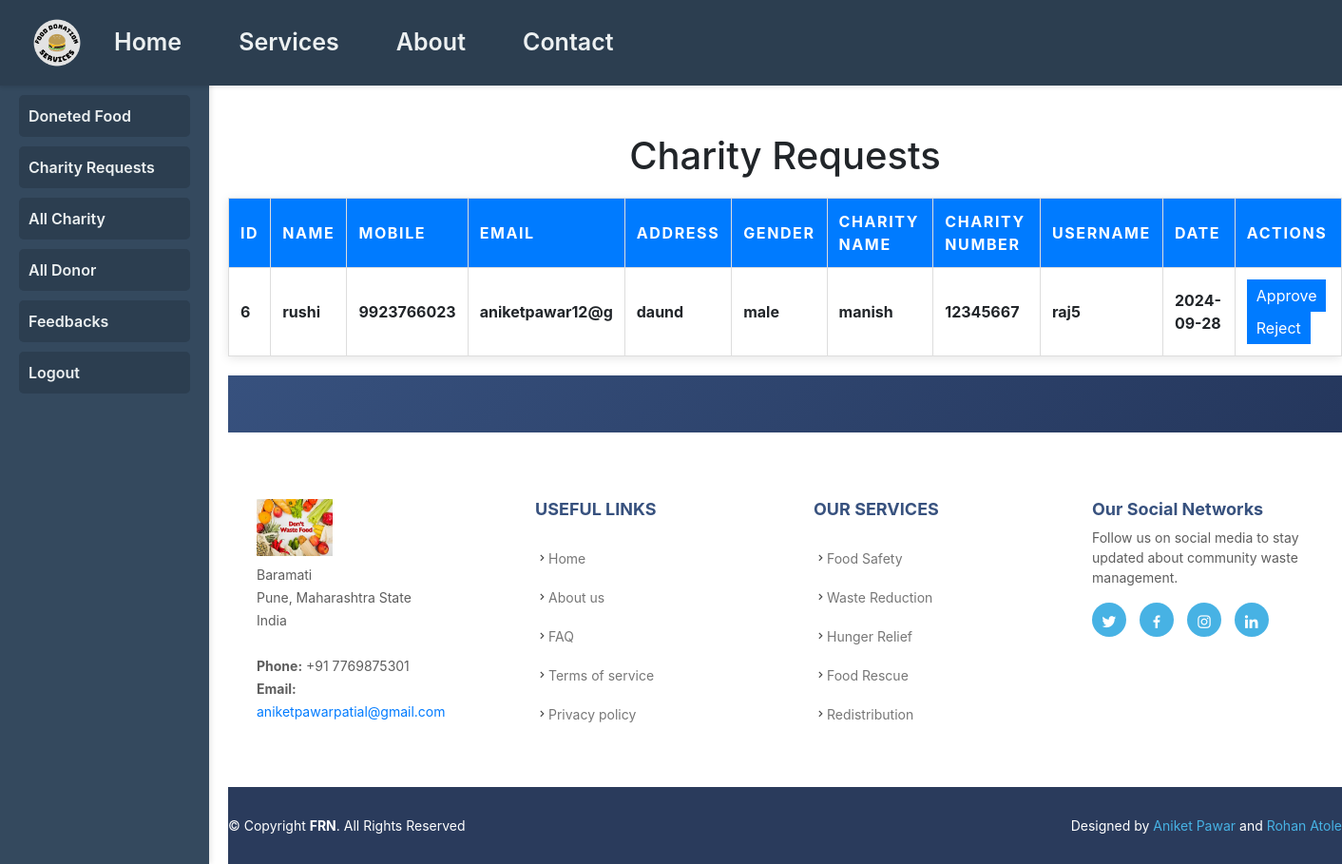
Page /admin/charityrequest.php (signed in) on the committed database.
### tables this page shows
CREATE TABLE `charity` (
  `id` int(11) NOT NULL,
  `name` varchar(100) NOT NULL,
  `mobile` varchar(15) NOT NULL,
  `email` varchar(15) NOT NULL,
  `address` varchar(255) NOT NULL,
  `gender` enum('male','female','other') NOT NULL,
  `charity_name` varchar(100) NOT NULL,
  `charity_number` char(8) NOT NULL,
  `username` varchar(50) NOT NULL,
  `password` varchar(255) NOT NULL,
  `date` date NOT NULL,
  `status` enum('pending','approved','rejected') DEFAULT 'pending'
);

### admin/charityrequest.php (the view, shortened to what this page needs)
<?php
@include 'header.php';
@include 'conn1.php';
$result = $conn->query("SELECT * FROM charity WHERE status ='pending'");
?>
<!DOCTYPE html>
<html lang="en">
<head>
</head>
<body>
    <main>
        <h1>Charity Requests</h1>
        <table>
            <thead>
                <tr>
                    <th>ID</th>
                    <th>Name</th>
                    <th>Mobile</th>
                    <th>Email</th>
                    <th>Address</th>
                    <th>Gender</th>
                    <th>Charity Name</th>
                    <th>Charity Number</th>
                    <th>Username</th>
                    <th>Date</th>
                    <th>Actions</th>
                </tr>
            </thead>
            <tbody>
                <?php while ($row = $result->fetch_assoc()): ?>
                <tr>
                    <td><strong><?php echo $row['id']; ?></strong></td>
                    <td><strong><?php echo $row['name']; ?></strong></td>
                    <td><strong><?php echo $row['mobile']; ?></strong></td>
                    <td><strong><?php echo $row['email']; ?></strong></td>
                    <td><strong><?php echo $row['address']; ?></strong></td>
                    <td><strong><?php echo $row['gender']; ?></strong></td>
                    <td><strong><?php echo $row['charity_name']; ?></strong></td>
                    <td><strong><?php echo $row['charity_number']; ?></strong></td>
                    <td><strong><?php echo $row['username']; ?></strong></td>
                    <td><strong><?php echo $row['date']; ?></strong></td>
                    <td>
                        <form method="POST" style="display:inline;">
                            <button type="submit" name="approve" onclick="return confirm('Are you sure you want to approve this charity?');">Approve</button>
                        </form>
                        <form method="POST" style="display:inline;">
                            <button type="submit" name="delete" onclick="return confirm('Are you sure you want to reject this charity?');">Reject</button>
                        </form>
                    </td>
                </tr>
                <?php endwhile; ?>
            </tbody>
        </table>
        <div class="footer">
    <?php @include'footer.php'; ?>
    </div>
    </main>
</body>
</html>

### admin/header.php (style rules this page uses)
body { margin: 0; font-family: 'Segoe UI', Tahoma, Geneva, Verdana, sans-serif; display: flex; min-height: 100vh; flex-direction: column; background-color: #f9f9f9; }
main { margin-left: 240px; padding: 0px; margin-top: 70px; }

### admin/charityrequest.php (style rules this page uses)
h1 { text-align: center; }
table { width: 100%; border-collapse: collapse; margin: 20px 0; box-shadow: 0 2px 10px rgba(0, 0, 0, 0.1); }
th, td { padding: 12px; text-align: left; border: 1px solid #ddd; }
th { background-color: #007BFF; color: white; text-transform: uppercase; letter-spacing: 0.1em; }
button { padding: 5px 10px; margin: 0 5px; border: none; border-radius: 5px; background-color: #007BFF; color: white; cursor: pointer; transition: background-color 0.3s ease; }

### admin/footer.php (style rules this page uses)
body { font-family: "Open Sans", sans-serif; color: #444444; margin: 0; padding: 0; background: #f8f9fa; }
h1, h2, h3, h4, h5, h6 { font-family: "Jost", sans-serif; }

### rows in the picture
charity: id "6", name "rushi", mobile "9923766023", email "aniketpawar12@g", address "daund", gender "male", charity_name "manish", charity_number "12345667", username "raj5", date "2024-09-28"
